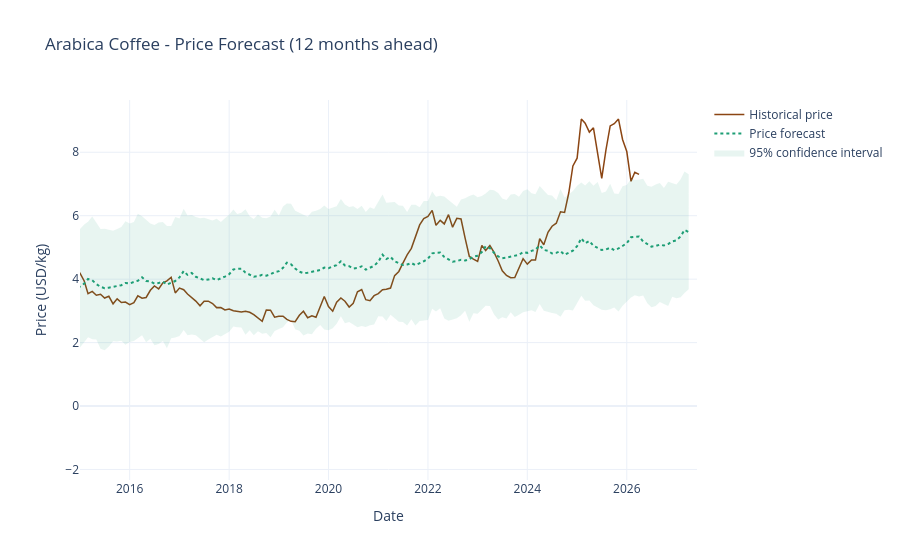

This figure's notebook cell:
### Code cell
import plotly.graph_objects as go

fig = go.Figure()

# Historical prices
fig.add_trace(go.Scatter(
    x=df_test["date"],
    y=df_test["arabica_usd"],
    name="Historical price",
    line=dict(color="#8B4513", width=1.5)
))

# Forecast line
fig.add_trace(go.Scatter(
    x=forecast["ds"],
    y=forecast["yhat"],
    name="Price forecast",
    line=dict(color="#1D9E75", width=2, dash="dot")
))

# Confidence interval
fig.add_trace(go.Scatter(
    x=list(forecast["ds"]) + list(forecast["ds"][::-1]),
    y=list(forecast["yhat_upper"]) + list(forecast["yhat_lower"][::-1]),
    fill="toself",
    fillcolor="rgba(29,158,117,0.1)",
    line=dict(color="rgba(255,255,255,0)"),
    name="95% confidence interval"
))

fig.update_layout(
    title="Arabica Coffee - Price Forecast (12 months ahead)",
    xaxis_title="Date",
    yaxis_title="Price (USD/kg)",
    template="plotly_white",
    hovermode="x unified",
    xaxis=dict(range=["2015-01-01", "2027-06-01"])
)

### Figure 1 — Plotly figure (JSON) as saved in the notebook; plotly's stock layout.template omitted (floating-point values rounded to 4 significant figures; data arrays with more than 128 entries replaced by an {"elided": "..."} marker saying what was removed)
{"data": [{"line": {"color": "#8B4513", "width": 1.5}, "name": "Historical price", "type": "scatter", "x": {"elided": "796 str values"}, "y": {"elided": "796 float values"}}, {"line": {"color": "#1D9E75", "dash": "dot", "width": 2}, "name": "Price forecast", "type": "scatter", "x": {"elided": "808 str values"}, "y": {"elided": "808 float values"}}, {"fill": "toself", "fillcolor": "rgba(29,158,117,0.1)", "line": {"color": "rgba(255,255,255,0)"}, "name": "95% confidence interval", "type": "scatter", "x": {"elided": "1616 str values"}, "y": {"elided": "1616 float values"}}], "layout": {"hovermode": "x unified", "title": {"text": "Arabica Coffee - Price Forecast (12 months ahead)"}, "xaxis": {"range": ["2015-01-01", "2027-06-01"], "title": {"text": "Date"}}, "yaxis": {"title": {"text": "Price (USD/kg)"}}}}
